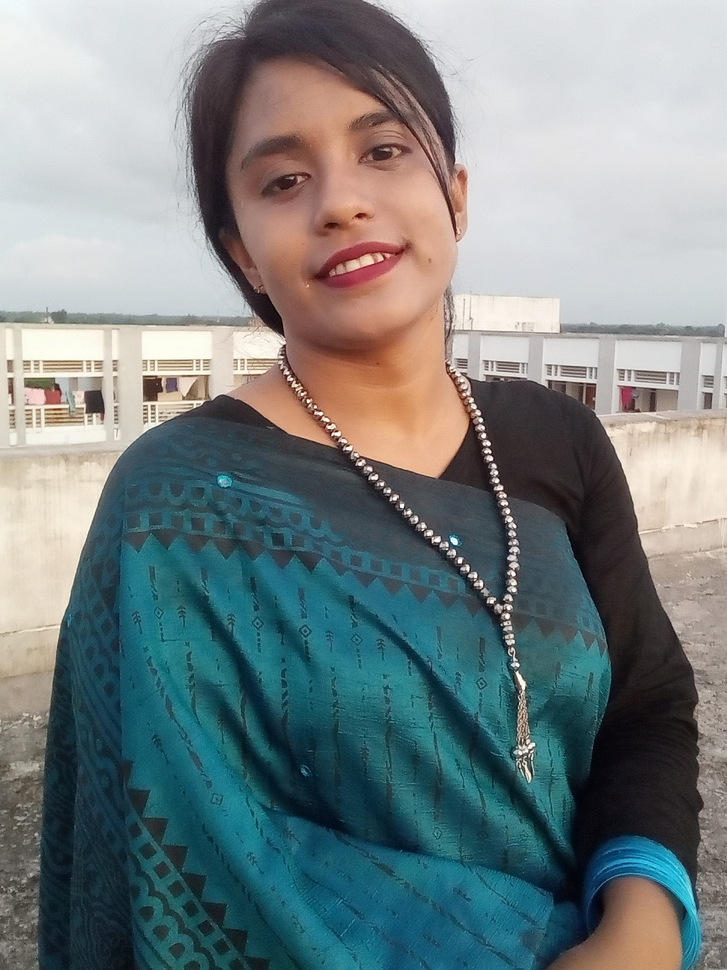
#> input picture model/test_images/anny3.jpg, 727 x 970 px, shrunk from 1932 x 2576 before the run
$ jupyter execute --allow-errors data_cleaning.ipynb   (shell and % lines are left out)
#> lines starting #> are read from the running program, lines starting #| are printed output that depends on the picture
[cell 1]
import numpy as np
import cv2
import matplotlib
from matplotlib import pyplot as plt

When we look at any image, most of the time we identify a person using a face. An image might contain multiple faces, also the face can be obstructed and not clear. The first step in our pre-processing pipeline is to detect faces from an image. Once face is detected, we will detect eyes, if two eyes are detected then only we keep that image otherwise discard it.

Now how do you detect face and eyes?

[cell 2]
import cv2

[cell 3]
# Replace 'path_to_image.jpg' with the correct path to your image
img = cv2.imread('../model/test_images/anny3.jpg')
#> img is the input picture: shape (970, 727, 3); mean B, G, R 131, 129.9, 118.8

# Check if the image was loaded successfully
if img is None:
    print("Can't find any image at the specified path!")
else:
    # Proceed to use the image
    print("Image shape:", img.shape)
#| Image shape: (970, 727, 3)

[cell 4]
plt.imshow(img)

[cell 5]
#The color is converting from BGR(Blue Green Red) to Gray
gray = cv2.cvtColor(img, cv2.COLOR_BGR2GRAY)
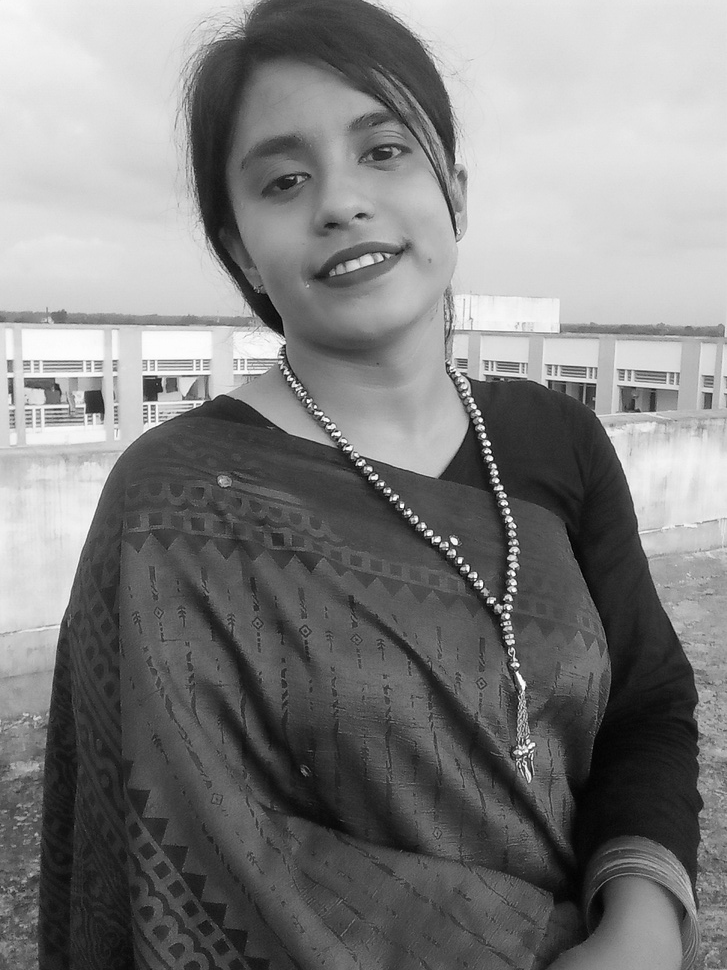
#> gray: shape (970, 727); min 1, max 255, mean 126.7
gray.shape
#> Out = (970, 727)

[cell 6]
gray

[cell 7]
plt.imshow(gray, cmap='gray')

[cell 8]
face_cascade = cv2.CascadeClassifier('opencv\\haarcascades\\haarcascade_frontalface_default.xml')
print(face_cascade)
eye_cascade = cv2.CascadeClassifier('opencv\\haarcascades\\haarcascade_eye.xml')
faces = face_cascade.detectMultiScale(gray, 1.1, 9)
#> faces = [[192, 50, 286, 286]]
faces
#> Out = [[192, 50, 286, 286]]

[cell 9]
(x,y,w,h) = faces[0]
#> x = 192; y = 50; w = 286; h = 286
x,y,w,h
face_img = cv2.rectangle(img,(x,y),(x+w,y+h),(255,0,0),2)
plt.imshow(face_img)

[cell 10]
cv2.destroyAllWindows()
for (x,y,w,h) in faces:
    face_img = cv2.rectangle(img,(x,y),(x+w,y+h),(255,0,0),2)
    roi_gray = gray[y:y+h, x:x+w]
    roi_color = face_img[y:y+h, x:x+w]
    eyes = eye_cascade.detectMultiScale(roi_gray)
    for (ex,ey,ew,eh) in eyes:
        cv2.rectangle(roi_color,(ex,ey),(ex+ew,ey+eh),(0,255,0),2)
#> this loop made 1 pass
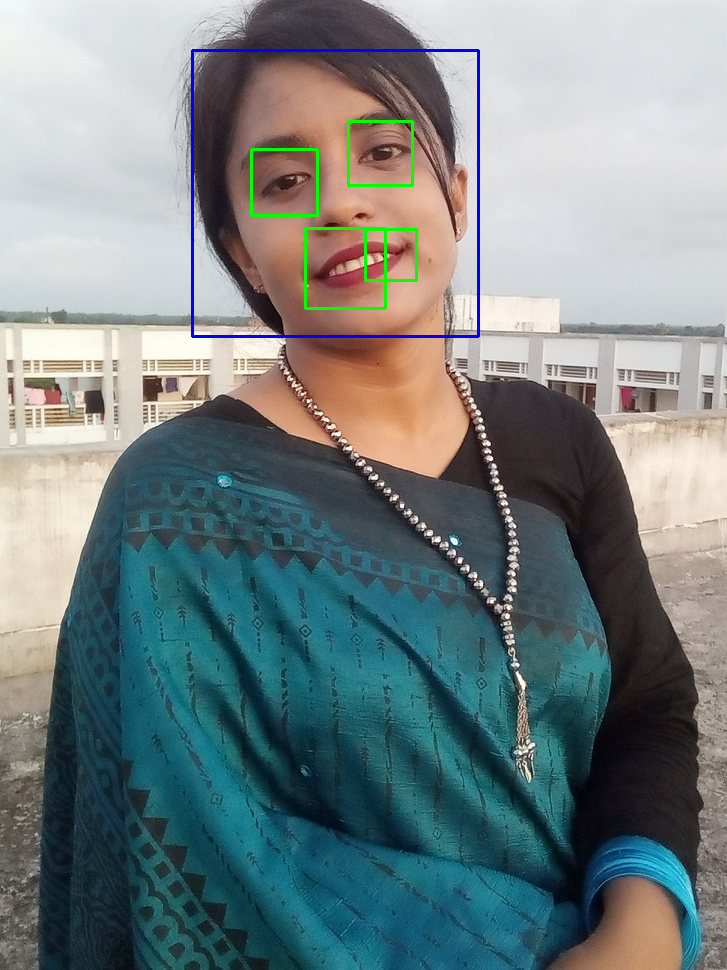
#> img: shape (970, 727, 3); mean B, G, R 131, 129.7, 117.3
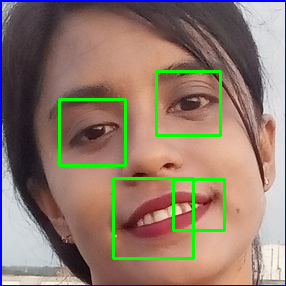
#> roi_color: shape (286, 286, 3); mean B, G, R 109.8, 122.3, 144.2


plt.figure()
plt.imshow(face_img, cmap='gray')
plt.show()

[cell 11]
plt.imshow(roi_color, cmap='gray')

[cell 12]
def get_cropped_image_if_2_eyes(image_path):
    img = cv2.imread(image_path)
    gray = cv2.cvtColor(img, cv2.COLOR_BGR2GRAY)
    faces = face_cascade.detectMultiScale(gray, 1.3, 5)
    for (x,y,w,h) in faces:
        roi_gray = gray[y:y+h, x:x+w]
        roi_color = img[y:y+h, x:x+w]
        eyes = eye_cascade.detectMultiScale(roi_gray)
        if len(eyes) >= 2:
            return roi_color

[cell 13]
original_image = cv2.imread('../model/test_images/anny2.jpg')
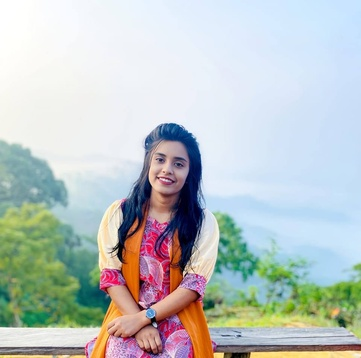
#> input picture model/test_images/anny2.jpg, 361 x 358 px, shrunk from 960 x 950 before the run
#> original_image is the input picture: shape (358, 361, 3); mean B, G, R 195.1, 196.6, 188.7
plt.imshow(original_image)

[cell 14]
cropped_image = get_cropped_image_if_2_eyes('../model/test_images/anny2.jpg')
#> in get_cropped_image_if_2_eyes, `gray = cv2.cvtColor(img, cv2.COLOR_BGR2GRAY)`:
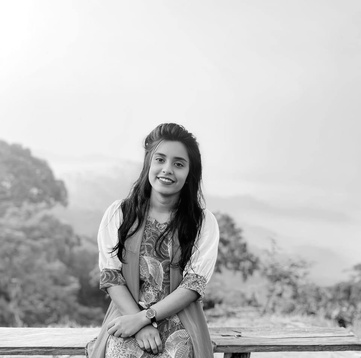
#> gray: shape (358, 361); min 0, max 255, mean 194.1
#> in get_cropped_image_if_2_eyes, `faces = face_cascade.detectMultiScale(gray, 1.3, 5)`: faces = [[140, 138, 59, 59]]
#> the loop in get_cropped_image_if_2_eyes, `for (x,y,w,h) in faces:` made 1 pass
#> pass 1, in get_cropped_image_if_2_eyes, `roi_color = img[y:y+h, x:x+w]`:
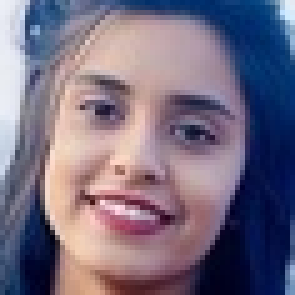
#> roi_color: shape (59, 59, 3) (shown 5 times larger); mean B, G, R 128.2, 108.3, 118.5
#> (the rest of this cell did not finish here and is left out)

[cell 15]
org_image_obstructed = cv2.imread('../model/test_images/anny2.jpg')
plt.imshow(org_image_obstructed)

[cell 16]
cropped_image_no_2_eyes = get_cropped_image_if_2_eyes('../model/test_images/anny2.jpg')
#> the loop in get_cropped_image_if_2_eyes (call 2), `for (x,y,w,h) in faces:` made 1 pass
cropped_image_no_2_eyes

[cell 17]
path_to_data = "dataset//"
path_to_cr_data = "dataset//cropped//"

[cell 18]
import os
img_dirs = []
for entry in os.scandir(path_to_data):
    if entry.is_dir():
        img_dirs.append(entry.path)

[cell 19]
img_dirs

[cell 20]
import shutil
if os.path.exists(path_to_cr_data):
     shutil.rmtree(path_to_cr_data)
os.mkdir(path_to_cr_data)

[cell 21]
cropped_image_dirs = []
celebrity_file_names_dict = {}

for img_dir in img_dirs:
    count = 1
    celebrity_name = img_dir.split('/')[-1]
    print(celebrity_name)

    celebrity_file_names_dict[celebrity_name] = []

    for entry in os.scandir(img_dir):
        roi_color = get_cropped_image_if_2_eyes(entry.path)
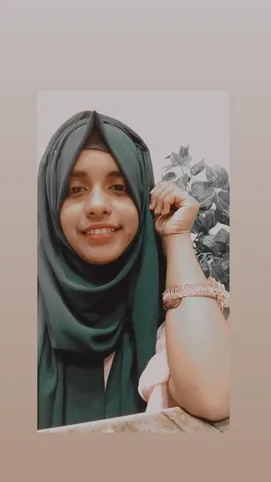
#> input picture model/dataset/Anny/IMG_20220331_210023_075.webp, 271 x 482 px, shrunk from 720 x 1280 before the run
#> in get_cropped_image_if_2_eyes, img is the input picture: shape (482, 271, 3); mean B, G, R 132.1, 139.7, 151.4
#> in get_cropped_image_if_2_eyes (call 3), `gray = cv2.cvtColor(img, cv2.COLOR_BGR2GRAY)`:
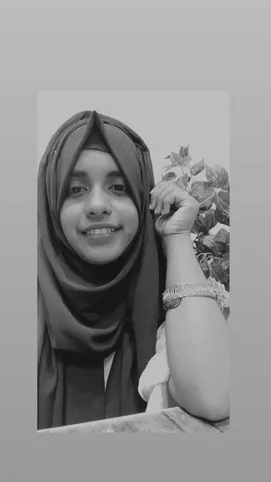
#> gray: shape (482, 271); min 12, max 207, mean 142.4
#> in get_cropped_image_if_2_eyes (call 3), `faces = face_cascade.detectMultiScale(gray, 1.3, 5)`: faces = [[40, 145, 114, 114]]
#> the loop in get_cropped_image_if_2_eyes, `for (x,y,w,h) in faces:` made 1 pass
#> (x, y, w, h, eyes) on pass 1: (40, 145, 114, 114, [[26, 33, 23, 23], [64, 31, 26, 26]])
#> pass 1, in get_cropped_image_if_2_eyes (call 3), `roi_gray = gray[y:y+h, x:x+w]`:
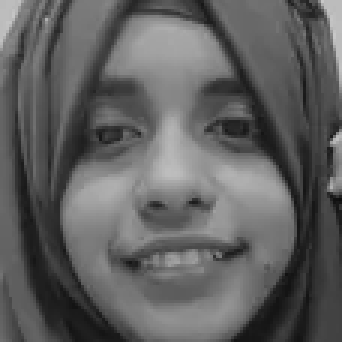
#> roi_gray: shape (114, 114) (shown 3 times larger); min 13, max 200, mean 95.6
#> pass 1, in get_cropped_image_if_2_eyes (call 3), `roi_color = img[y:y+h, x:x+w]`:
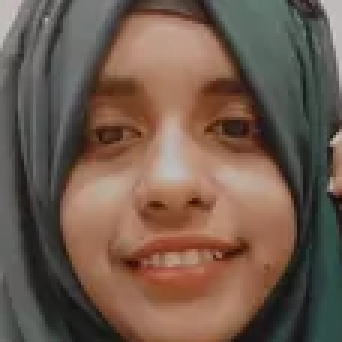
#> roi_color: shape (114, 114, 3) (shown 3 times larger); mean B, G, R 77.8, 90.9, 111.9
